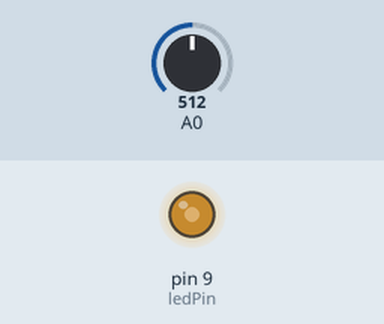
This sketch was run on a simulated Arduino Uno, built with avr-gcc and run on an emulated ATmega328P. On the bench: output pins drawn as LEDs (lit = HIGH). The inputs (shaded band) are chosen by the test bench; at power-on: A0 = 512.

Above: at 1.2 s.
1.3 s: A0 set to 716
At 2.2 s:
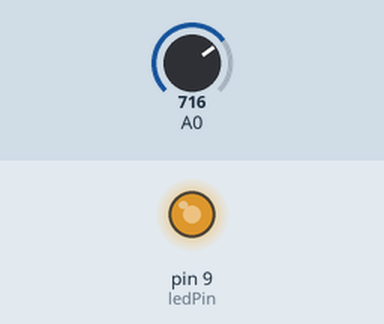
2.8 s: A0 set to 900
At 3.4 s:
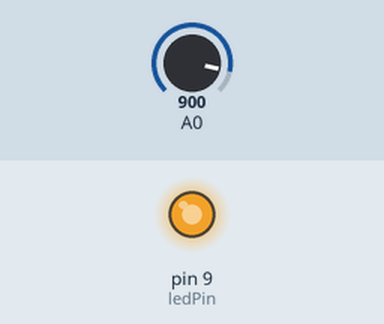
4.3 s: A0 set to 122
At 5.5 s:
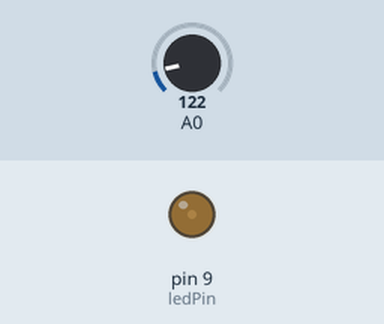
5.8 s: A0 set to 0
At 6.9 s:
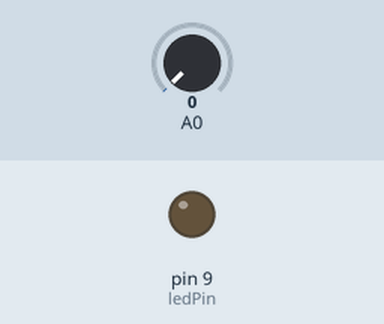
Timing chart, 0 to 8.3 s (numbered marks = the images above; inputs shaded):
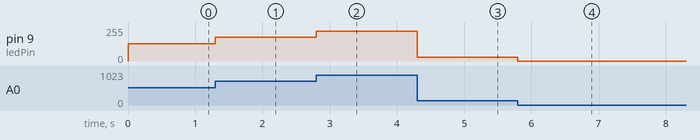

The sketch:

Pot_to_led_PWM.ino
```cpp
int ledPin = 9;      // LED connected to digital pin 9
//int analogPin = 3;   // potentiometer connected to analog pin 3
int val = 0;         // variable to store the read value

void setup()
{
  pinMode(ledPin, OUTPUT);   // sets the pin as output
}

void loop()
{
  val = analogRead(A0);   // read the input pin
  analogWrite(ledPin, val / 4);  // analogRead values go from 0 to 1023, analogWrite values from 0 to 255
}
```

Measured:
- after the input at 1.3 s, pin 9 (ledPin): 128/255 → 179/255 at once
- after the input at 2.8 s, pin 9 (ledPin): 179/255 → 225/255 at once
- after the input at 4.3 s, pin 9 (ledPin): 225/255 → 30/255 at once
- after the input at 5.8 s, pin 9 (ledPin): 30/255 → 0/255 at once
